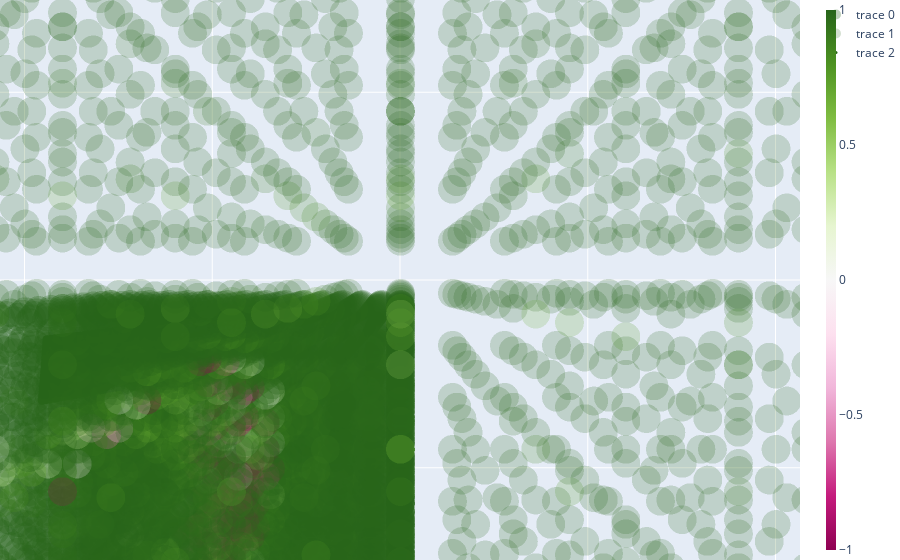

Here is the notebook cell this chart was saved with:
### Code cell
go.Figure(data=[
    go.Scatter3d(
        x=nsr.fg_V.grid_pos[0].flatten(),
        y=nsr.fg_V.grid_pos[1].flatten(),
        z=nsr.fg_V.grid_pos[2].flatten(),
        mode='markers',
        marker={
            'size': 10,
            "color": nsr.fg_V.sdf.flatten(),
            'opacity': 0.3,
            "cmax": 1.0,
            "cmin": -1.0,
            "colorbar": {
                "thickness": 10,
            }
        }
    ),
    go.Scatter3d(
        x=nsr.bg_V.grid_pos[0].flatten(),
        y=nsr.bg_V.grid_pos[1].flatten(),
        z=nsr.bg_V.grid_pos[2].flatten(),
        mode='markers',
        marker={
            'size': 10,
            "color": nsr.bg_V.sdf.flatten(),
            'opacity': 0.2,
            "cmax": 1.0,
            "cmin": -1.0,
            # "colorbar": {
            #     "thickness": 10,
            # }
        }
    ),
    go.Scatter3d(
        x=st_i[:, 0],
        y=st_i[:, 1],
        z=st_i[:, 2],
        mode='markers',
        marker={
            'size': 3,
            "color": sdf_i,
            'opacity': 1.0,
            "cmax": 1.0,
            "cmin": -1.0,
        }
    ),
], layout=go.Layout(
    margin={'l': 0, 'r': 0, 'b': 0, 't': 0},
    scene=dict(
        aspectmode="cube",
        xaxis=dict(range=[-30, 30]),  # Set x-axis range
        yaxis=dict(range=[-30, 30]),  # Set y-axis range
        zaxis=dict(range=[-30, 30])   # Set z-axis range
    ),
    scene_camera= dict(
        eye=dict(x=0.0, y=0.0, z=0.1)
    )
))

### Figure 1 — Plotly figure (JSON) as saved in the notebook; plotly's stock layout.template omitted (floating-point values rounded to 4 significant figures; data arrays with more than 128 entries replaced by an {"elided": "..."} marker saying what was removed)
{"data": [{"marker": {"cmax": 1, "cmin": -1, "color": {"elided": "4096 float values"}, "colorbar": {"thickness": 10}, "opacity": 0.3, "size": 10}, "mode": "markers", "type": "scatter3d", "x": {"elided": "4096 float values"}, "y": {"elided": "4096 float values"}, "z": {"elided": "4096 float values"}}, {"marker": {"cmax": 1, "cmin": -1, "color": {"elided": "4096 float values"}, "opacity": 0.2, "size": 10}, "mode": "markers", "type": "scatter3d", "x": {"elided": "4096 float values"}, "y": {"elided": "4096 int values"}, "z": {"elided": "4096 int values"}}, {"marker": {"cmax": 1, "cmin": -1, "color": {"elided": "858 float values"}, "opacity": 1, "size": 3}, "mode": "markers", "type": "scatter3d", "x": {"elided": "858 float values"}, "y": {"elided": "858 float values"}, "z": {"elided": "858 float values"}}], "layout": {"margin": {"b": 0, "l": 0, "r": 0, "t": 0}, "scene": {"aspectmode": "cube", "camera": {"eye": {"x": 0, "y": 0, "z": 0.1}}, "xaxis": {"range": [-30, 30]}, "yaxis": {"range": [-30, 30]}, "zaxis": {"range": [-30, 30]}}}}
